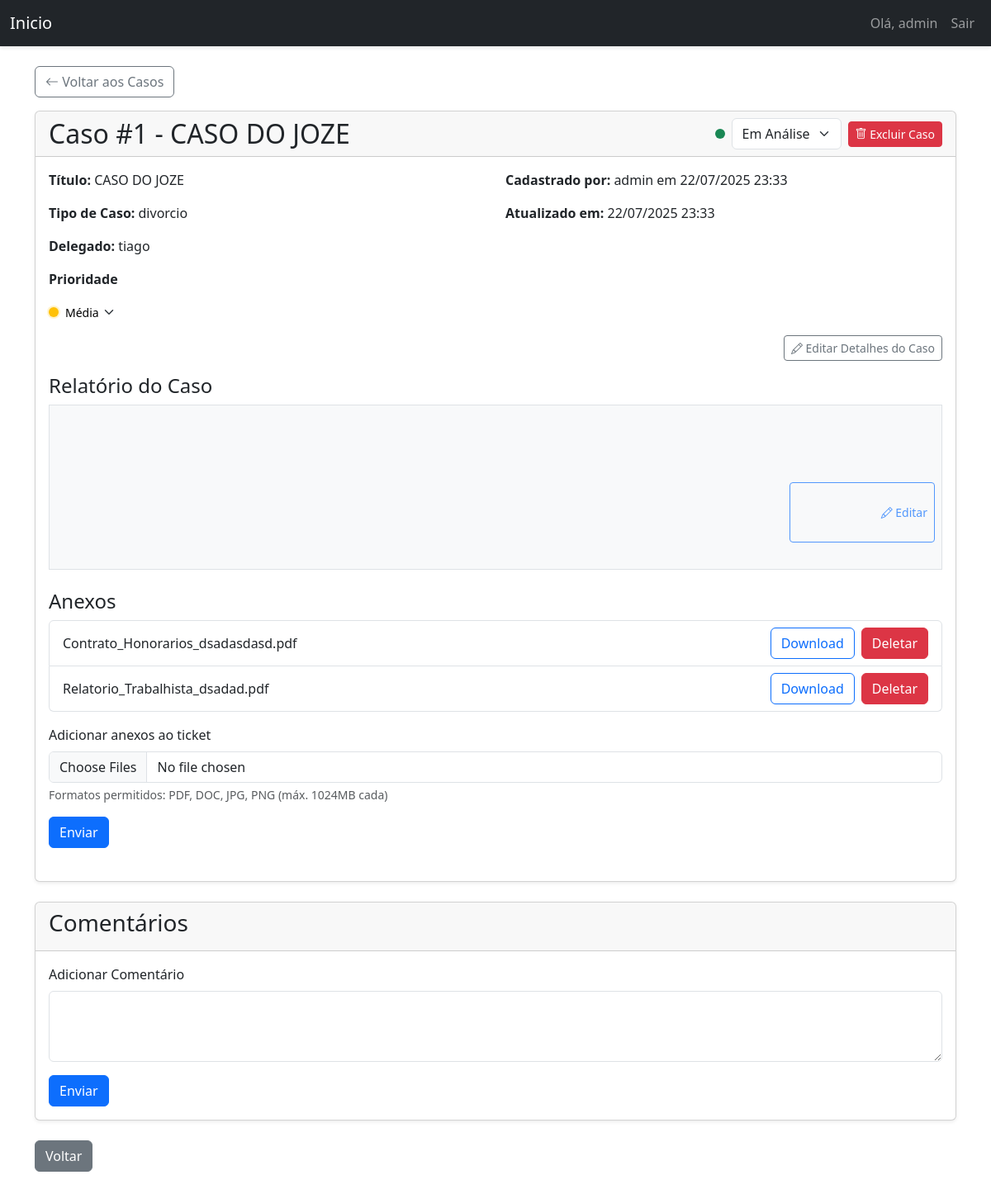
The page /ticket/1 (signed in) on the database as committed earlier.
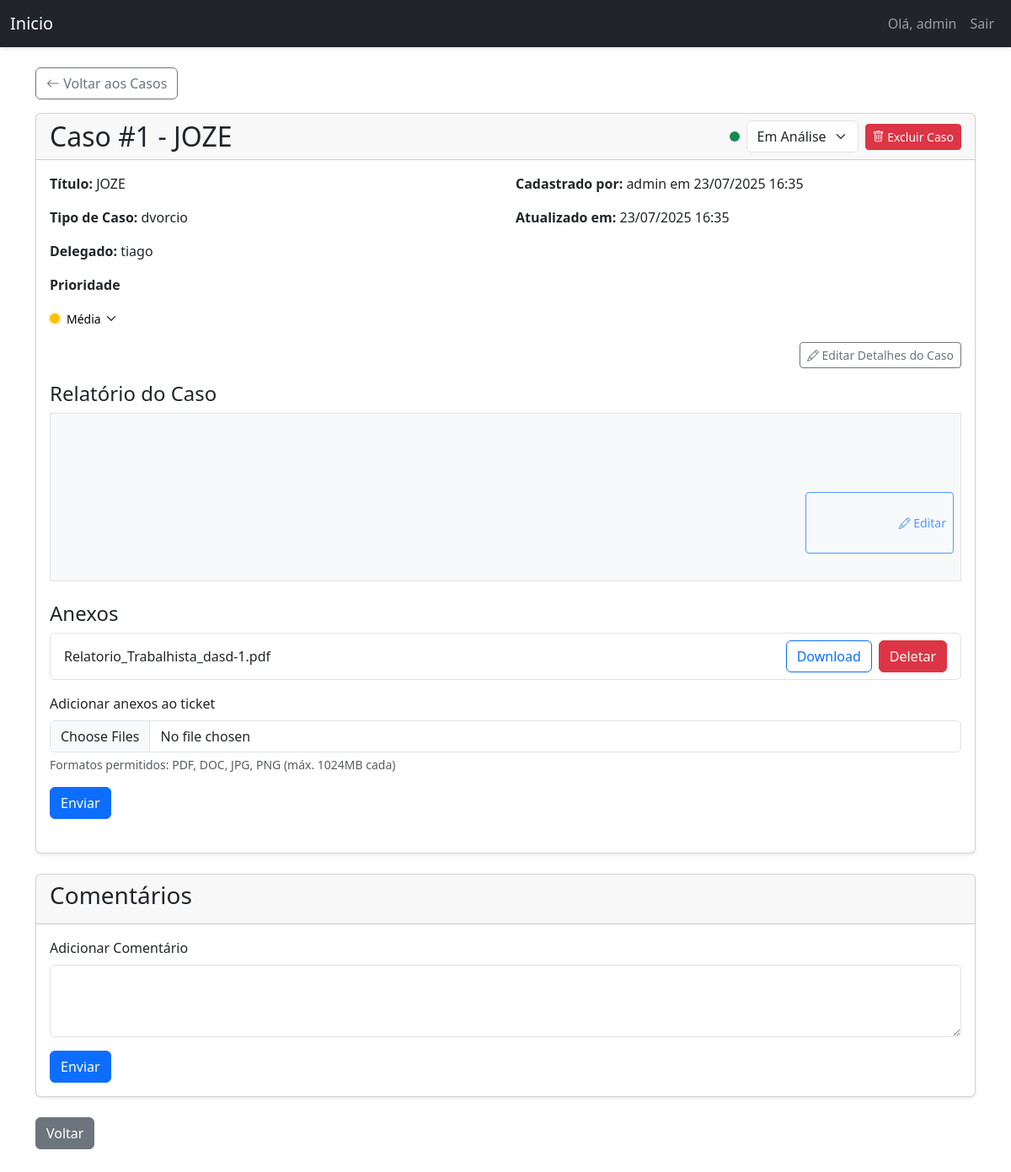
The same page on the database as committed later.
### models.py (models this page shows, shortened)
class User(UserMixin, db.Model):
    id = db.Column(db.Integer, primary_key=True)
    username = db.Column(db.String(64), index=True, unique=True)
    email = db.Column(db.String(120), index=True, unique=True)
    password_hash = db.Column(db.String(128))
    is_admin = db.Column(db.Boolean, default=False)
    tickets = db.relationship('Ticket', backref='author', lazy='dynamic', cascade="all, delete-orphan")
    comments = db.relationship('Comment', backref='author', lazy='dynamic', cascade="all, delete-orphan")
    attachments = db.relationship('Attachment', backref='author', lazy='dynamic')
    appointments = db.relationship('Appointment', backref='user', lazy='dynamic', cascade="all, delete-orphan")

class Ticket(db.Model):
    id = db.Column(db.Integer, primary_key=True)
    title = db.Column(db.String(140))
    description = db.Column(db.Text)
    case_number = db.Column(db.String(50))
    status = db.Column(db.String(20), default='Em Análise')
    priority = db.Column(db.String(20), default='Média')
    created_at = db.Column(db.DateTime, index=True, default=datetime.utcnow)
    updated_at = db.Column(db.DateTime, index=True, default=datetime.utcnow)
    user_id = db.Column(db.Integer, db.ForeignKey('user.id'))
    delegado = db.Column(db.String(100))
    comments = db.relationship('Comment', backref='ticket', lazy='dynamic', cascade="all, delete-orphan")
    attachments = db.relationship('Attachment', backref='ticket', lazy='dynamic', cascade="all, delete-orphan")

class Attachment(db.Model):
    id = db.Column(db.Integer, primary_key=True)
    filename = db.Column(db.String(100), nullable=False)
    path = db.Column(db.String(200), nullable=False)  # A coluna se chama 'path'
    position = db.Column(db.Integer, default=0)
    uploaded_at = db.Column(db.DateTime, default=datetime.utcnow)
    user_id = db.Column(db.Integer, db.ForeignKey('user.id'), nullable=False)
    ticket_id = db.Column(db.Integer, db.ForeignKey('ticket.id'), nullable=True)
    comment_id = db.Column(db.Integer, db.ForeignKey('comment.id'), nullable=True)

### triagem/routes/ticket.py (the view)
@ticket_bp.route('/<int:ticket_id>')
@login_required
def view_ticket(ticket_id):
    ticket = Ticket.query.get_or_404(ticket_id)
    comments = ticket.comments.order_by(Comment.created_at).all()
    return render_template('ticket.html', ticket=ticket, comments=comments)

### triagem/templates/ticket.html (shortened to what this page needs)
{% extends "base.html" %}
{% block styles %}
{{ super() }}
<link rel="stylesheet" href="{{ url_for('static', filename='css/ticket.css') }}">
{% endblock %}
{% block content %}
<div id="ticket-container"
     data-ticket-id="{{ ticket.id }}"
     data-reorder-url="{{ url_for('ticket.reorder_attachments', ticket_id=ticket.id) }}"
     data-rename-url="{{ url_for('ticket.rename_attachment', ticket_id=ticket.id) }}">
    <div class="mb-3">
        <a href="{{ url_for('dashboard.dashboard') }}" class="btn btn-outline-secondary">
            <i class="bi bi-arrow-left"></i> Voltar aos Casos
        </a>
    </div>
    <div class="card mb-4">
        <div class="card-header d-flex flex-column flex-sm-row justify-content-between align-items-start align-items-sm-center">
            <h2 class="mb-2 mb-sm-0">Caso #{{ ticket.id }} - {{ ticket.title }}</h2>
            <div class="d-flex align-items-center gap-2">
                {% if current_user.is_admin %}
                <form id="statusForm" method="POST" action="{{ url_for('ticket.update_status', ticket_id=ticket.id) }}" class="d-flex align-items-center gap-2">
                    <div class="status-indicator {% if ticket.status == 'Em Análise' %}bg-success{% elif ticket.status == 'Em Espera' %}bg-warning{% else %}bg-secondary{% endif %}"></div>
                    <select name="status" class="form-select" onchange="this.form.submit()" style="width: auto;">
                        <option value="Em Análise" {% if ticket.status == 'Em Análise' %}selected{% endif %}>Em Análise</option>
                    </select>
                </form>
                {% endif %}
                {% if current_user.is_admin or ticket.user_id == current_user.id %}
                <form method="POST" action="{{ url_for('ticket.delete_ticket', ticket_id=ticket.id) }}">
                    <button type="submit" class="btn btn-danger btn-sm" onclick="return confirm('Tem certeza que deseja deletar este Caso permanentemente?')">
                        <i class="bi bi-trash"></i> <span class="d-none d-sm-inline">Excluir Caso</span>
                    </button>
                </form>
                {% endif %}
            </div>
        </div>
        <div class="card-body">
            <div class="row mb-3">
                <div class="col-md-6">
                    <p><strong>Título:</strong> {{ ticket.title }}</p>
                    <p><strong>Tipo de Caso:</strong> {{ ticket.case_number }}</p>
                    <p><strong>Delegado: </strong> {{ ticket.delegado }} </p>
                    <p class="d-flex align-items-center">
                        <strong class="me-2">Prioridade</strong>
                        {% if current_user.is_admin or ticket.user_id == current_user.id %}
                        <form id="priorityForm" method="POST" action="{{ url_for('ticket.update_priority', ticket_id=ticket.id) }}" class="d-inline-flex align-items-center">
                            <span class="priority-icon me-2 {% if ticket.priority == 'Alta' %}priority-high{% elif ticket.priority == 'Média' %}priority-medium{% else %}priority-low{% endif %}"></span>
                            <select name="priority" class="form-select-sm border-0 bg-transparent p-0" onchange="this.form.submit()">
                                <option value="Média" {% if ticket.priority == 'Média' %}selected{% endif %}>Média</option>
                            </select>
                        </form>
                        {% else %}
                        <span class="d-inline-flex align-items-center">
                            <span class="priority-icon me-2 {% if ticket.priority == 'Alta' %}priority-high{% elif ticket.priority == 'Média' %}priority-medium{% else %}priority-low{% endif %}"></span>
                            {{ ticket.priority }}
                        </span>
                        {% endif %}
                    </p>
                </div>
                <div class="col-md-6">
                    <p><strong>Cadastrado por:</strong> {{ ticket.author.username }}  em  {{ ticket.created_at.strftime('%d/%m/%Y %H:%M') }}</p>
                    <p><strong>Atualizado em:</strong> {{ ticket.updated_at.strftime('%d/%m/%Y %H:%M') }}</p>
                </div>
                {% if current_user.is_admin or ticket.user_id == current_user.id %}
                <div class="col-12 text-end">
                    <a href="{{ url_for('ticket.edit_ticket', ticket_id=ticket.id) }}" class="btn btn-sm btn-outline-secondary">
                        <i class="bi bi-pencil"></i> Editar Detalhes do Caso
                    </a>
                </div>
                {% endif %}
            </div>
            <div class="mb-4 position-relative">
                <h4>Relatório do Caso</h4>
                <div id="reportView" class="border p-3 bg-light text-justify" style="white-space: pre-wrap; text-align: justify; min-height: 200px; position: relative;">
                    {% if current_user.is_admin or ticket.user_id == current_user.id %}
                    <div class="position-absolute bottom-0 end-0 m-2">
                        <button class="btn btn-sm btn-outline-primary btn-edit-report" onclick="enableEdit()">
                            <i class="bi bi-pencil"></i> Editar
                        </button>
                    </div>
                    {% endif %}
                </div>
            </div>
            {% if ticket.attachments.count() > 0 or current_user.is_admin or ticket.user_id == current_user.id %}
            <div class="mb-4">
                <h4>Anexos</h4>
                {% if ticket.attachments.count() > 0 %}
                <div id="attachmentsList" class="list-group mb-3">
                {% for attachment in ticket.attachments.order_by('position') %}
                <div class="list-group-item d-flex flex-column flex-sm-row justify-content-between align-items-start align-items-sm-center attachment-item" data-id="{{ attachment.id }}">
                    <div class="d-flex align-items-center mb-2 mb-sm-0 me-sm-2 flex-grow-1">
                        <span id="filename_{{ attachment.id }}"
                              class="editable-filename"
                              style="word-break: break-all;"
                              data-bs-toggle="modal"
                              data-bs-target="#renameAttachmentModal"
                              data-attachment-id="{{ attachment.id }}"
                              data-attachment-name="{{ attachment.filename }}">
                            {{ attachment.filename }}
                        </span>
                    </div>
                    <div class="d-flex gap-2 mt-2 mt-sm-0 flex-wrap">
                        <a href="{{ url_for('ticket.download_attachment', attachment_id=attachment.id) }}"
                           class="btn btn-outline-primary">Download</a>
                        <form method="POST" action="{{ url_for('ticket.delete_attachment', attachment_id=attachment.id) }}" class="d-inline">
                            <button type="submit" class="btn btn-danger"
                                    onclick="return confirm('Tem certeza que deseja deletar este anexo?')">
                                Deletar
                            </button>
                        </form>
                    </div>
                </div>
                {% endfor %}
                </div>
                {% endif %}
                {% if current_user.is_admin or ticket.user_id == current_user.id %}
                <form method="POST" action="{{ url_for('ticket.add_ticket_attachment', ticket_id=ticket.id) }}" enctype="multipart/form-data">
                    <div class="mb-3">
                        <label for="ticket_attachments" class="form-label">Adicionar anexos ao ticket</label>
                        <input class="form-control" type="file" id="ticket_attachments" name="ticket_attachments" multiple>
                        <div class="form-text">Formatos permitidos: PDF, DOC, JPG, PNG (máx. 1024MB cada)</div>
                    </div>
                    <button type="submit" class="btn btn-primary">Enviar</button>
                </form>
                {% endif %}
            </div>
            {% endif %}
        </div>
    </div>
    <div class="card mb-4">
        <div class="card-header">
            <h3>Comentários</h3>
        </div>
        <div class="card-body">
           <form method="POST" action="{{ url_for('ticket.add_comment', ticket_id=ticket.id) }}">
             <div class="mb-3">
                <label for="content" class="form-label">Adicionar Comentário</label>
                <textarea class="form-control" id="content" name="content" rows="3" required></textarea>
            </div>
            <button type="submit" class="btn btn-primary">Enviar</button>
            </form>
        </div>
    </div>
    <a href="{{ url_for('dashboard.dashboard') }}" class="btn btn-secondary">Voltar</a>
</div>
{% endblock %}

### triagem/templates/base.html (shortened to what this page needs)
<!DOCTYPE html>
<html lang="pt-BR">
<head>
    {% block styles %}
        <link rel="stylesheet" href="https://cdn.jsdelivr.net/npm/bootstrap-icons@1.8.0/font/bootstrap-icons.css">
        <link rel="stylesheet" href="{{ url_for('static', filename='css/triagem.css') }}">
        <link href="https://cdn.jsdelivr.net/npm/bootstrap@5.3.0/dist/css/bootstrap.min.css" rel="stylesheet">
    {% endblock %}
</head>
<body>
    <nav class="navbar navbar-expand-lg navbar-dark bg-dark">
        <div class="container-fluid">
            <a class="navbar-brand" href="{{ url_for('main.index') }}">Inicio</a>
            <div class="collapse navbar-collapse" id="navbarNav">
                <ul class="navbar-nav ms-auto">
                    {% if current_user.is_authenticated %}
                    <li class="nav-item">
                        <span class="nav-link">Olá, {{ current_user.username }}</span>
                    </li>
                    <li class="nav-item">
                        <a class="nav-link" href="{{ url_for('auth.logout') }}">Sair</a>
                    </li>
                    {% else %}
                    <li class="nav-item">
                        <a class="nav-link" href="{{ url_for('auth.login') }}">Login</a>
                    </li>
                    {% endif %}
                </ul>
            </div>
        </div>
    </nav>
    <div class="container mt-4">
        {% block content %}{% endblock %}
    </div>
</body>
</html>

### static/css/triagem.css (style rules this page uses)
body { background-color: #f8f9fa; padding-bottom: 50px; font-family: 'Open Sans', sans-serif; }
.navbar { box-shadow: 0 2px 4px rgba(0,0,0,.1); }
.card { box-shadow: 0 0.125rem 0.25rem rgba(0, 0, 0, 0.075); border: none; }
.card-header { background-color: #f8f9fa; border-bottom: 1px solid rgba(0,0,0,.125); }
textarea.form-control { min-height: 150px; }
.attachment-item { transition: all 0.2s; }
::placeholder { color: #6c757d; opacity: 1; }
#reportView { padding-bottom: 40px; }
.btn-edit-report { transition: all 0.3s ease; opacity: 0.7; }
.attachment-item { transition: transform 0.2s ease; }
.list-group-item { align-items: center; }
.status-indicator { width: 12px; height: 12px; border-radius: 50%; display: inline-block; }
.priority-icon { width: 12px; height: 12px; border-radius: 50%; display: inline-block; }
.priority-medium { background-color: #ffc107; box-shadow: 0 0 0 2px rgba(255, 193, 7, 0.2); }
#priorityForm .form-select-sm { appearance: none; -webkit-appearance: none; background-repeat: no-repeat; background-position: right 0.25rem center; background-size: 16px 12px; padding-right: 1.5rem !important; cursor: pointer; }

### static/css/ticket.css (style rules this page uses)
.attachment-item { cursor: move; }
.attachment-item .btn, .attachment-item a, .attachment-item form { cursor: pointer; }
.editable-filename { cursor: pointer; font-weight: 500; }

Rows that differ between the two databases and show on the page:
removed Attachment: filename "Contrato_Honorarios_dsadasdasd.pdf"
changed Ticket "tiago": title "CASO DO JOZE" → "JOZE"; case_number "divorcio" → "dvorcio"; created_at "22/07/2025 23:33" → "23/07/2025 16:35"; updated_at "22/07/2025 23:33" → "23/07/2025 16:35"
changed Attachment: filename "Relatorio_Trabalhista_dsadad.pdf" → "Relatorio_Trabalhista_dasd-1.pdf"
